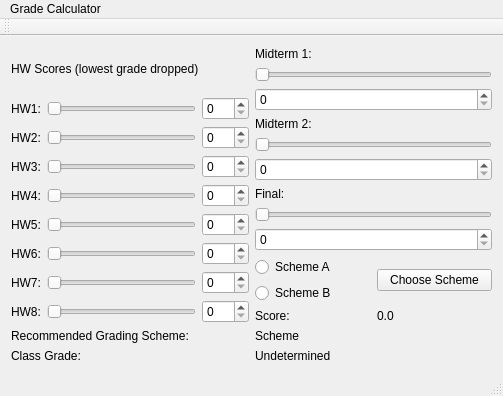
<?xml version="1.0" encoding="UTF-8"?>
<ui version="4.0">
 <class>GradeCalculator</class>
 <widget class="QMainWindow" name="GradeCalculator">
  <property name="geometry">
   <rect>
    <x>0</x>
    <y>0</y>
    <width>503</width>
    <height>395</height>
   </rect>
  </property>
  <property name="windowTitle">
   <string>GradeCalculator</string>
  </property>
  <widget class="QWidget" name="centralWidget">
   <layout class="QVBoxLayout" name="verticalLayout_7">
    <item>
     <layout class="QHBoxLayout" name="horizontalLayout_12">
      <item>
       <layout class="QVBoxLayout" name="verticalLayout_5">
        <item>
         <widget class="QLabel" name="label">
          <property name="text">
           <string>HW Scores (lowest grade dropped)</string>
          </property>
         </widget>
        </item>
        <item>
         <layout class="QHBoxLayout" name="horizontalLayout_2">
          <item>
           <widget class="QLabel" name="HW1_Label">
            <property name="text">
             <string>HW1:</string>
            </property>
           </widget>
          </item>
          <item>
           <widget class="QSlider" name="HW1_HorzSlider">
            <property name="maximum">
             <number>100</number>
            </property>
            <property name="orientation">
             <enum>Qt::Horizontal</enum>
            </property>
           </widget>
          </item>
          <item>
           <widget class="QSpinBox" name="HW1_spinBox">
            <property name="maximum">
             <number>100</number>
            </property>
           </widget>
          </item>
         </layout>
        </item>
        <item>
         <layout class="QHBoxLayout" name="horizontalLayout">
          <item>
           <widget class="QLabel" name="HW2_Label">
            <property name="text">
             <string>HW2:</string>
            </property>
           </widget>
          </item>
          <item>
           <widget class="QSlider" name="HW2_HorzSlider">
            <property name="maximum">
             <number>100</number>
            </property>
            <property name="orientation">
             <enum>Qt::Horizontal</enum>
            </property>
           </widget>
          </item>
          <item>
           <widget class="QSpinBox" name="HW2_spinBox">
            <property name="maximum">
             <number>100</number>
            </property>
           </widget>
          </item>
         </layout>
        </item>
        <item>
         <layout class="QHBoxLayout" name="horizontalLayout_3">
          <item>
           <widget class="QLabel" name="HW3_Label">
            <property name="text">
             <string>HW3:</string>
            </property>
           </widget>
          </item>
          <item>
           <widget class="QSlider" name="HW3_HorzSlider">
            <property name="maximum">
             <number>100</number>
            </property>
            <property name="orientation">
             <enum>Qt::Horizontal</enum>
            </property>
           </widget>
          </item>
          <item>
           <widget class="QSpinBox" name="HW3_spinBox">
            <property name="maximum">
             <number>100</number>
            </property>
           </widget>
          </item>
         </layout>
        </item>
        <item>
         <layout class="QHBoxLayout" name="horizontalLayout_7">
          <item>
           <widget class="QLabel" name="HW4_Label">
            <property name="text">
             <string>HW4:</string>
            </property>
           </widget>
          </item>
          <item>
           <widget class="QSlider" name="HW4_HorzSlider">
            <property name="maximum">
             <number>100</number>
            </property>
            <property name="orientation">
             <enum>Qt::Horizontal</enum>
            </property>
           </widget>
          </item>
          <item>
           <widget class="QSpinBox" name="HW4_spinBox">
            <property name="maximum">
             <number>100</number>
            </property>
           </widget>
          </item>
         </layout>
        </item>
        <item>
         <layout class="QHBoxLayout" name="horizontalLayout_5">
          <item>
           <widget class="QLabel" name="HW5_Label">
            <property name="text">
             <string>HW5:</string>
            </property>
           </widget>
          </item>
          <item>
           <widget class="QSlider" name="HW5_HorzSlider">
            <property name="maximum">
             <number>100</number>
            </property>
            <property name="orientation">
             <enum>Qt::Horizontal</enum>
            </property>
           </widget>
          </item>
          <item>
           <widget class="QSpinBox" name="HW5_spinBox">
            <property name="maximum">
             <number>100</number>
            </property>
           </widget>
          </item>
         </layout>
        </item>
        <item>
         <layout class="QHBoxLayout" name="horizontalLayout_6">
          <item>
           <widget class="QLabel" name="HW6_Label">
            <property name="text">
             <string>HW6:</string>
            </property>
           </widget>
          </item>
          <item>
           <widget class="QSlider" name="HW6_HorzSlider">
            <property name="maximum">
             <number>100</number>
            </property>
            <property name="orientation">
             <enum>Qt::Horizontal</enum>
            </property>
           </widget>
          </item>
          <item>
           <widget class="QSpinBox" name="HW6_spinBox">
            <property name="maximum">
             <number>100</number>
            </property>
           </widget>
          </item>
         </layout>
        </item>
        <item>
         <layout class="QHBoxLayout" name="horizontalLayout_8">
          <item>
           <widget class="QLabel" name="HW7_Label">
            <property name="text">
             <string>HW7:</string>
            </property>
           </widget>
          </item>
          <item>
           <widget class="QSlider" name="HW7_HorzSlider">
            <property name="maximum">
             <number>100</number>
            </property>
            <property name="orientation">
             <enum>Qt::Horizontal</enum>
            </property>
           </widget>
          </item>
          <item>
           <widget class="QSpinBox" name="HW7_spinBox">
            <property name="maximum">
             <number>100</number>
            </property>
           </widget>
          </item>
         </layout>
        </item>
        <item>
         <layout class="QHBoxLayout" name="horizontalLayout_4">
          <item>
           <widget class="QLabel" name="HW8_Label">
            <property name="text">
             <string>HW8:</string>
            </property>
           </widget>
          </item>
          <item>
           <widget class="QSlider" name="HW8_HorzSlider">
            <property name="maximum">
             <number>100</number>
            </property>
            <property name="orientation">
             <enum>Qt::Horizontal</enum>
            </property>
           </widget>
          </item>
          <item>
           <widget class="QSpinBox" name="HW8_spinBox">
            <property name="maximum">
             <number>100</number>
            </property>
           </widget>
          </item>
         </layout>
        </item>
       </layout>
      </item>
      <item>
       <layout class="QVBoxLayout" name="verticalLayout_6">
        <item>
         <layout class="QVBoxLayout" name="verticalLayout_2">
          <item>
           <widget class="QLabel" name="Midterm1_label">
            <property name="text">
             <string>Midterm 1:</string>
            </property>
           </widget>
          </item>
          <item>
           <widget class="QSlider" name="Midterm1_HorzSlider">
            <property name="maximum">
             <number>100</number>
            </property>
            <property name="orientation">
             <enum>Qt::Horizontal</enum>
            </property>
           </widget>
          </item>
          <item>
           <widget class="QSpinBox" name="Midterm1_spinBox">
            <property name="maximum">
             <number>100</number>
            </property>
           </widget>
          </item>
         </layout>
        </item>
        <item>
         <layout class="QVBoxLayout" name="verticalLayout_3">
          <item>
           <widget class="QLabel" name="Midterm2_label">
            <property name="text">
             <string>Midterm 2:</string>
            </property>
           </widget>
          </item>
          <item>
           <widget class="QSlider" name="Midterm2_HorzSlider">
            <property name="maximum">
             <number>100</number>
            </property>
            <property name="orientation">
             <enum>Qt::Horizontal</enum>
            </property>
           </widget>
          </item>
          <item>
           <widget class="QSpinBox" name="Midterm2_spinBox">
            <property name="maximum">
             <number>100</number>
            </property>
           </widget>
          </item>
         </layout>
        </item>
        <item>
         <layout class="QVBoxLayout" name="verticalLayout_4">
          <item>
           <widget class="QLabel" name="Final_label">
            <property name="text">
             <string>Final:</string>
            </property>
           </widget>
          </item>
          <item>
           <widget class="QSlider" name="Final_HorzSlider">
            <property name="maximum">
             <number>100</number>
            </property>
            <property name="orientation">
             <enum>Qt::Horizontal</enum>
            </property>
           </widget>
          </item>
          <item>
           <widget class="QSpinBox" name="Final_spinBox">
            <property name="maximum">
             <number>100</number>
            </property>
           </widget>
          </item>
         </layout>
        </item>
        <item>
         <layout class="QHBoxLayout" name="horizontalLayout_11">
          <item>
           <layout class="QVBoxLayout" name="verticalLayout">
            <item>
             <widget class="QRadioButton" name="SchemeA_radioButton">
              <property name="text">
               <string>Scheme A</string>
              </property>
              <property name="checkable">
               <bool>true</bool>
              </property>
              <property name="checked">
               <bool>false</bool>
              </property>
             </widget>
            </item>
            <item>
             <widget class="QRadioButton" name="SchemeB_radioButton">
              <property name="text">
               <string>Scheme B</string>
              </property>
             </widget>
            </item>
           </layout>
          </item>
          <item>
           <widget class="QPushButton" name="ChooseSchemePushButton">
            <property name="text">
             <string>Choose Scheme</string>
            </property>
            <property name="checkable">
             <bool>false</bool>
            </property>
            <property name="autoDefault">
             <bool>false</bool>
            </property>
            <property name="default">
             <bool>false</bool>
            </property>
            <property name="flat">
             <bool>false</bool>
            </property>
           </widget>
          </item>
         </layout>
        </item>
        <item>
         <layout class="QHBoxLayout" name="horizontalLayout_9">
          <item>
           <widget class="QLabel" name="label_2">
            <property name="text">
             <string>Score:</string>
            </property>
           </widget>
          </item>
          <item>
           <widget class="QLabel" name="Score_label">
            <property name="text">
             <string>0.0</string>
            </property>
           </widget>
          </item>
         </layout>
        </item>
       </layout>
      </item>
     </layout>
    </item>
    <item>
     <layout class="QHBoxLayout" name="horizontalLayout_10">
      <item>
       <widget class="QLabel" name="SchemeRecLabel">
        <property name="sizePolicy">
         <sizepolicy hsizetype="Minimum" vsizetype="Preferred">
          <horstretch>0</horstretch>
          <verstretch>0</verstretch>
         </sizepolicy>
        </property>
        <property name="text">
         <string>Recommended Grading Scheme:</string>
        </property>
       </widget>
      </item>
      <item>
       <widget class="QLabel" name="SchemeRec">
        <property name="sizePolicy">
         <sizepolicy hsizetype="Preferred" vsizetype="Preferred">
          <horstretch>0</horstretch>
          <verstretch>0</verstretch>
         </sizepolicy>
        </property>
        <property name="text">
         <string>Scheme</string>
        </property>
       </widget>
      </item>
     </layout>
    </item>
    <item>
     <layout class="QHBoxLayout" name="horizontalLayout_13">
      <item>
       <widget class="QLabel" name="ClassGradeLabel">
        <property name="sizePolicy">
         <sizepolicy hsizetype="Minimum" vsizetype="Preferred">
          <horstretch>0</horstretch>
          <verstretch>0</verstretch>
         </sizepolicy>
        </property>
        <property name="text">
         <string>Class Grade:</string>
        </property>
       </widget>
      </item>
      <item>
       <widget class="QLabel" name="ClassGrade">
        <property name="text">
         <string>Undetermined</string>
        </property>
       </widget>
      </item>
     </layout>
    </item>
   </layout>
  </widget>
  <widget class="QMenuBar" name="menuBar">
   <property name="geometry">
    <rect>
     <x>0</x>
     <y>0</y>
     <width>503</width>
     <height>19</height>
    </rect>
   </property>
   <widget class="QMenu" name="menuGrade_Calculatro">
    <property name="title">
     <string>Grade Calculator</string>
    </property>
   </widget>
   <addaction name="menuGrade_Calculatro"/>
  </widget>
  <widget class="QToolBar" name="mainToolBar">
   <attribute name="toolBarArea">
    <enum>TopToolBarArea</enum>
   </attribute>
   <attribute name="toolBarBreak">
    <bool>false</bool>
   </attribute>
  </widget>
  <widget class="QStatusBar" name="statusBar"/>
 </widget>
 <layoutdefault spacing="6" margin="11"/>
 <resources/>
 <connections/>
</ui>
